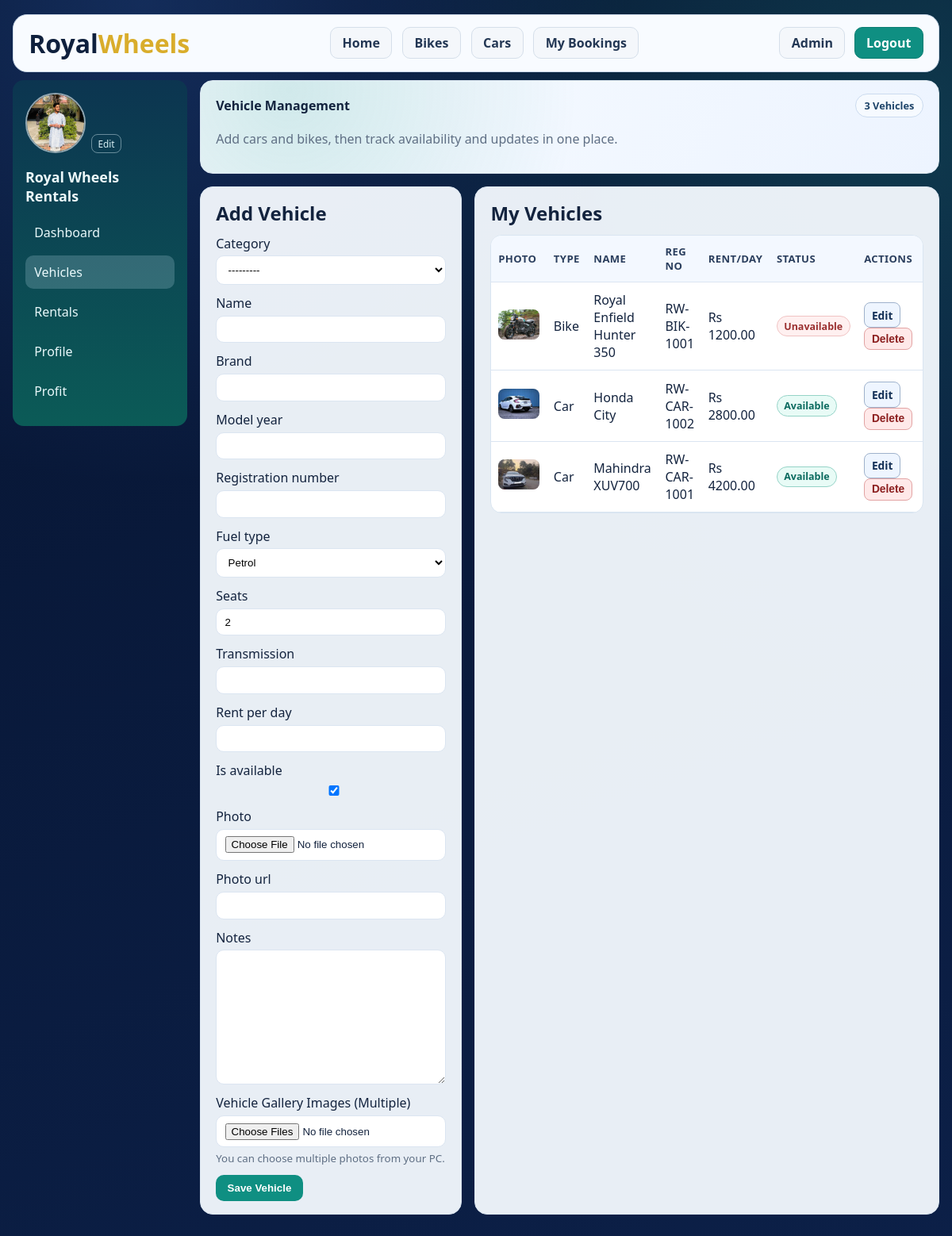
The page /management/vehicles/ (signed in) on the database its author committed.
### app/models.py (models this page shows, shortened)
class TimestampedModel(models.Model):
    created_at = models.DateTimeField(auto_now_add=True)
    updated_at = models.DateTimeField(auto_now=True)
    class Meta:
        abstract = True

class OwnerProfile(TimestampedModel):
    user = models.OneToOneField(
        settings.AUTH_USER_MODEL,
        on_delete=models.CASCADE,
        related_name="owner_profile",
    )
    business_name = models.CharField(max_length=150)
    phone_number = models.CharField(max_length=20, blank=True)
    address = models.TextField(blank=True)
    license_number = models.CharField(max_length=50, blank=True)
    profile_photo_url = models.URLField(blank=True)
    profile_photo = models.FileField(upload_to="profile_photos/", blank=True, null=True)
    is_verified = models.BooleanField(default=False)
    class Meta:
        ordering = ["business_name"]

class Vehicle(TimestampedModel):
    class Category(models.TextChoices):
        CAR = "car", "Car"
        BIKE = "bike", "Bike"
    class FuelType(models.TextChoices):
        PETROL = "petrol", "Petrol"
        DIESEL = "diesel", "Diesel"
        ELECTRIC = "electric", "Electric"
        CNG = "cng", "CNG"
        HYBRID = "hybrid", "Hybrid"
    owner = models.ForeignKey(
        OwnerProfile,
        on_delete=models.CASCADE,
        related_name="vehicles",
    )
    category = models.CharField(max_length=10, choices=Category.choices)
    name = models.CharField(max_length=120)
    brand = models.CharField(max_length=80)
    model_year = models.PositiveIntegerField()
    registration_number = models.CharField(max_length=25, unique=True)
    fuel_type = models.CharField(
        max_length=10,
        choices=FuelType.choices,
        default=FuelType.PETROL,
    )
    seats = models.PositiveSmallIntegerField(default=2)
    transmission = models.CharField(max_length=20, blank=True)
    rent_per_day = models.DecimalField(max_digits=10, decimal_places=2)
    is_available = models.BooleanField(default=True)
    photo_url = models.URLField(blank=True)
    photo = models.FileField(upload_to="vehicle_photos/", blank=True, null=True)
    is_verified = models.BooleanField(default=False)
    notes = models.TextField(blank=True)
    class Meta:
        ordering = ["category", "brand", "name"]

### app/views.py (the view, shortened to what this page needs)
# urls.py: path("management/vehicles/", views.vehicle_manage, name="vehicle_manage"),
@login_required
def vehicle_manage(request):
    owner = OwnerProfile.objects.filter(user=request.user).first()
    if not owner:
        messages.error(request, "Create your owner profile first.")
        return redirect("owner_profile_manage")
    form = VehicleForm(request.POST or None, request.FILES or None)
    vehicles = owner.vehicles.prefetch_related("images").all()
    return render(
        request,
        "management/vehicle_manage.html",
        {"form": form, "vehicles": vehicles, "owner": owner},
    )

### app/forms.py
class VehicleForm(forms.ModelForm):
    class Meta:
        model = Vehicle
        fields = [
            "category",
            "name",
            "brand",
            "model_year",
            "registration_number",
            "fuel_type",
            "seats",
            "transmission",
            "rent_per_day",
            "is_available",
            "photo",
            "photo_url",
            "notes",
        ]

### app/templates/management/vehicle_manage.html (shortened to what this page needs)
{% extends "management/base.html" %}
{% block content %}
<section class="panel page-hero">
    <div class="panel-head">
        <h1>Vehicle Management</h1>
        <span class="chip">{{ vehicles|length }} Vehicles</span>
    </div>
    <p class="muted">Add cars and bikes, then track availability and updates in one place.</p>
</section>
<section class="split split-wide">
    <article class="panel form-panel">
        <div class="panel-head">
            <h2>Add Vehicle</h2>
        </div>
        <form method="post" enctype="multipart/form-data">
            {% for field in form %}
                <div class="field">
                    <label for="{{ field.id_for_label }}">{{ field.label }}</label>
                    {{ field }}
                </div>
            {% endfor %}
            <div class="field">
                <label for="id_gallery_images">Vehicle Gallery Images (Multiple)</label>
                <input type="file" id="id_gallery_images" name="gallery_images" multiple accept="image/*">
                <small class="muted">You can choose multiple photos from your PC.</small>
            </div>
            <button type="submit">Save Vehicle</button>
        </form>
    </article>
    <article class="panel">
        <div class="panel-head">
            <h2>My Vehicles</h2>
        </div>
        <div class="table-wrap modern-table-wrap">
            <table class="modern-table">
                <thead>
                <tr>
                    <th>Photo</th>
                    <th>Type</th>
                    <th>Name</th>
                    <th>Reg No</th>
                    <th>Rent/Day</th>
                    <th>Status</th>
                    <th>Actions</th>
                </tr>
                </thead>
                <tbody>
                {% for vehicle in vehicles %}
                    <tr>
                        <td>
                            {% if vehicle.photo %}
                                <img src="{{ vehicle.photo.url }}" alt="{{ vehicle.name }}" style="width:52px;height:38px;object-fit:cover;border-radius:8px;">
                            {% elif vehicle.images.first %}
                                <img src="{{ vehicle.images.first.image.url }}" alt="{{ vehicle.name }}" style="width:52px;height:38px;object-fit:cover;border-radius:8px;">
                            {% elif vehicle.photo_url %}
                                <img src="{{ vehicle.photo_url }}" alt="{{ vehicle.name }}" style="width:52px;height:38px;object-fit:cover;border-radius:8px;">
                            {% else %}
                                -
                            {% endif %}
                        </td>
                        <td>{{ vehicle.get_category_display }}</td>
                        <td>{{ vehicle.brand }} {{ vehicle.name }}</td>
                        <td>{{ vehicle.registration_number }}</td>
                        <td>Rs {{ vehicle.rent_per_day }}</td>
                        <td>
                            {% if vehicle.is_available %}
                                <span class="status-badge is-ok">Available</span>
                            {% else %}
                                <span class="status-badge is-off">Unavailable</span>
                            {% endif %}
                        </td>
                        <td>
                            <a href="{% url 'vehicle_edit' vehicle.id %}" class="mini-btn">Edit</a>
                            <form method="post" action="{% url 'vehicle_delete' vehicle.id %}" style="display:inline;">
                                <button type="submit" class="mini-btn danger-btn" onclick="return confirm('Delete this vehicle?')">Delete</button>
                            </form>
                        </td>
                    </tr>
                {% empty %}
                    <tr>
                        <td colspan="7" class="empty-row">No vehicles added yet.</td>
                    </tr>
                {% endfor %}
                </tbody>
            </table>
        </div>
    </article>
</section>
{% endblock %}

### app/templates/management/base.html (shortened to what this page needs)
{% load static %}
<!DOCTYPE html>
<html lang="en">
<head>
    <link rel="stylesheet" href="{% static 'css/management.css' %}">
</head>
<body>
<header class="header-wrap">
    <div class="topbar">
        <div class="brand"><span class="brand-royal">Royal</span><span class="brand-wheels">Wheels</span></div>
        <nav class="nav">
            <a href="{% url 'home' %}">Home</a>
            <a href="{% url 'bikes_page' %}">Bikes</a>
            <a href="{% url 'cars_page' %}">Cars</a>
            <a href="{% url 'my_bookings_page' %}">My Bookings</a>
        </nav>
        <div class="nav-actions">
            <a class="btn-secondary" href="{% url 'owner_dashboard' %}">Admin</a>
            <a id="adminLogoutLink" class="btn-primary" href="{% url 'shopkeeper_logout' %}">Logout</a>
        </div>
    </div>
</header>
<main class="container">
    <section class="admin-shell">
        <aside class="sidebar">
            <a class="photo-wrap" href="{% url 'owner_profile_manage' %}" title="Change profile photo">
                {% if owner and owner.profile_photo %}
                    <img id="sidebarProfilePhoto" class="admin-photo" src="{{ owner.profile_photo.url }}" alt="Admin Photo">
                {% elif owner and owner.profile_photo_url %}
                    <img id="sidebarProfilePhoto" class="admin-photo" src="{{ owner.profile_photo_url }}" alt="Admin Photo">
                {% else %}
                    <div id="sidebarProfilePhoto" class="admin-photo admin-fallback">RW</div>
                {% endif %}
                <span class="photo-edit">Edit</span>
            </a>
            <h3>{{ owner.business_name|default:"Royal Wheels Rentals" }}</h3>
            <a class="side-link {% if request.path == '/dashboard/' or request.path == '/admin-dashboard/' %}active{% endif %}" href="{% url 'owner_dashboard' %}">Dashboard</a>
            <a class="side-link {% if request.path == '/management/vehicles/' %}active{% endif %}" href="{% url 'vehicle_manage' %}">Vehicles</a>
            <a class="side-link {% if request.path == '/management/bookings/' %}active{% endif %}" href="{% url 'booking_manage' %}">Rentals</a>
            <a class="side-link {% if request.path == '/management/profile/' %}active{% endif %}" href="{% url 'owner_profile_manage' %}">Profile</a>
            <a class="side-link {% if request.path == '/management/expenses/' %}active{% endif %}" href="{% url 'expense_manage' %}">Profit</a>
        </aside>
        <section class="admin-content">
            {% block content %}{% endblock %}
        </section>
    </section>
</main>
</body>
</html>

### rows shown on the page
OwnerProfile: profile_photo (picture), business_name "Royal Wheels Rentals"
Vehicle: photo (picture), category "Bike", brand "Royal Enfield", name "Hunter 350", registration_number "RW-BIK-1001", rent_per_day "1200.00", is_available "Unavailable"
Vehicle: photo (picture), category "Car", brand "Honda", name "City", registration_number "RW-CAR-1002", rent_per_day "2800.00", is_available "Available"
Vehicle: photo (picture), category "Car", brand "Mahindra", name "XUV700", registration_number "RW-CAR-1001", rent_per_day "4200.00", is_available "Available"

### other values the page prints
{{ vehicles|length }} "3"
{{ field.label }} "Category" "Name" "Brand" "Model year" "Registration number" "Fuel type" "Seats" "Transmission" "Rent per day" "Is available" "Photo" "Photo url" "Notes"
